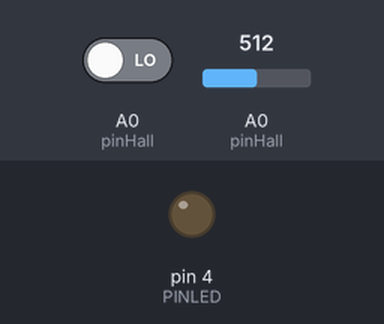
The sketch below on a simulated Arduino Uno, built with avr-gcc and run on an emulated ATmega328P. Parts: output pins drawn as LEDs (lit = HIGH). The test bench sets the inputs (shaded band); at power-on: A0 (pinHall) LOW, A0 (pinHall) = 512.

Above: at 1.2 s.
1.3 s: A0 (pinHall) driven HIGH
At 2.0 s:
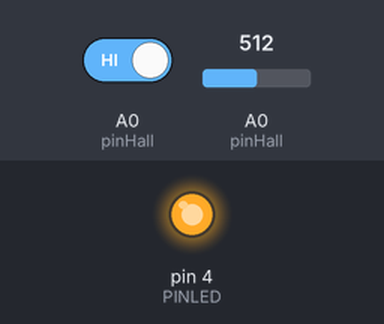
3.0 s: A0 (pinHall) driven LOW
At 3.6 s:
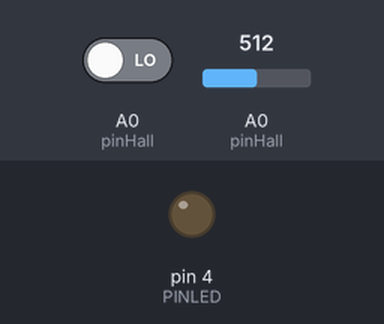
Timing chart, 0 to 6.0 s (numbered marks = the images above; inputs shaded):
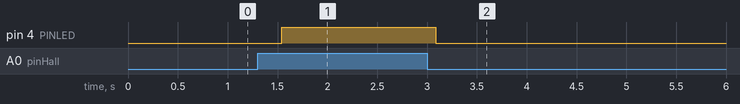

The sketch:

analogic_mag.ino
```cpp
#include <SoftwareSerial.h>
SoftwareSerial BT1(0,1); // 1=RX, 2=Tx

const int pinHall = A0;
#define PINLED 4

int F_LecHall(int pinSensor){
  return digitalRead(pinSensor);
}

void F_LED(int Estado, int pinLed) {
  digitalWrite(pinLed, Estado);
}

void setup() {
  pinMode(pinHall, INPUT);
  //Serial.begin(9600);
  BT1.begin(9600);
  pinMode(PINLED, OUTPUT);
}

void loop() {
  int ValSensor = F_LecHall(pinHall);
  F_LED(ValSensor, PINLED);
  //media de 10 medidas para filtrar ruido

  long measure = 0;
  for(int i = 0; i < 10; i++){
      int value =
      measure += analogRead(pinHall);
  }
  measure /= 10;

  //calculo del voltaje en mV
  float outputV = measure * 5000.0 / 1023;
  //Serial.print("Output Voltaje = ");
  //Serial.print(outputV);
  //Serial.print(" mV   ");

  //interpolacion a densidad de flujo magnético
  float magneticFlux =  outputV * 53.33 - 133.3;
  //Serial.print("Magnetic Flux Density = ");
  //Serial.print(" ");
  //Serial.println(magneticFlux);
  BT1.print("1");
  BT1.println(magneticFlux);
  //Serial.print(" mT");

  delay(500);
}
```

Measured:
- after the input at 1.3 s, pin 4 (PINLED): LOW → HIGH after 0.24 s
- after the input at 3.0 s, pin 4 (PINLED): HIGH → LOW after 0.09 s
